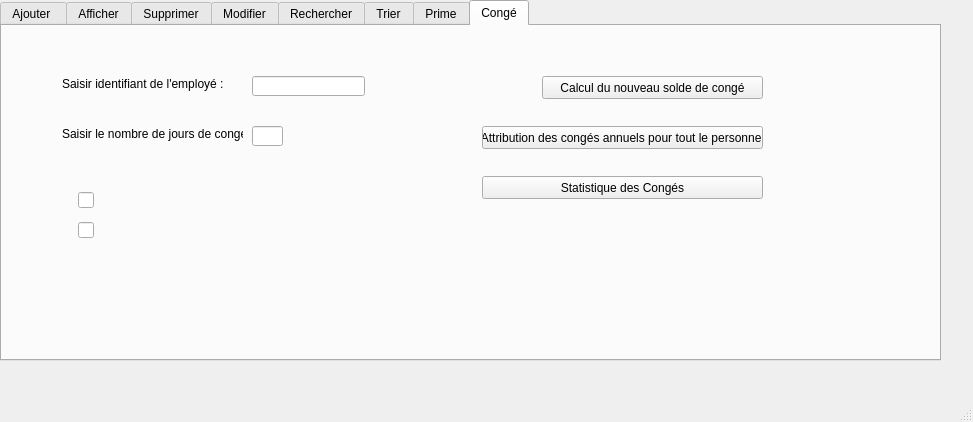
<?xml version="1.0" encoding="UTF-8"?>
<ui version="4.0">
 <class>MainWindow</class>
 <widget class="QMainWindow" name="MainWindow">
  <property name="geometry">
   <rect>
    <x>0</x>
    <y>0</y>
    <width>973</width>
    <height>422</height>
   </rect>
  </property>
  <property name="windowTitle">
   <string>MainWindow</string>
  </property>
  <widget class="QWidget" name="centralwidget">
   <widget class="QTabWidget" name="tabWidget">
    <property name="geometry">
     <rect>
      <x>0</x>
      <y>0</y>
      <width>941</width>
      <height>361</height>
     </rect>
    </property>
    <property name="currentIndex">
     <number>7</number>
    </property>
    <widget class="QWidget" name="ajout">
     <attribute name="title">
      <string>Ajouter </string>
     </attribute>
     <widget class="QGroupBox" name="groupBox">
      <property name="geometry">
       <rect>
        <x>10</x>
        <y>10</y>
        <width>661</width>
        <height>311</height>
       </rect>
      </property>
      <property name="title">
       <string>Ajout Employé</string>
      </property>
      <widget class="QLabel" name="label">
       <property name="geometry">
        <rect>
         <x>80</x>
         <y>30</y>
         <width>101</width>
         <height>16</height>
        </rect>
       </property>
       <property name="text">
        <string>ID Employé        : </string>
       </property>
      </widget>
      <widget class="QLabel" name="label_2">
       <property name="geometry">
        <rect>
         <x>80</x>
         <y>60</y>
         <width>101</width>
         <height>16</height>
        </rect>
       </property>
       <property name="text">
        <string>Nom Employé     : </string>
       </property>
      </widget>
      <widget class="QLabel" name="label_3">
       <property name="geometry">
        <rect>
         <x>80</x>
         <y>90</y>
         <width>101</width>
         <height>16</height>
        </rect>
       </property>
       <property name="text">
        <string>Prénom Employé :</string>
       </property>
      </widget>
      <widget class="QLabel" name="label_4">
       <property name="geometry">
        <rect>
         <x>80</x>
         <y>120</y>
         <width>101</width>
         <height>16</height>
        </rect>
       </property>
       <property name="text">
        <string>Adresse Employé : </string>
       </property>
      </widget>
      <widget class="QLabel" name="label_6">
       <property name="geometry">
        <rect>
         <x>80</x>
         <y>150</y>
         <width>91</width>
         <height>16</height>
        </rect>
       </property>
       <property name="text">
        <string>Mail Employé      : </string>
       </property>
      </widget>
      <widget class="QLabel" name="label_5">
       <property name="geometry">
        <rect>
         <x>80</x>
         <y>180</y>
         <width>91</width>
         <height>20</height>
        </rect>
       </property>
       <property name="text">
        <string>Poste Employé    : </string>
       </property>
      </widget>
      <widget class="QLineEdit" name="l_id">
       <property name="geometry">
        <rect>
         <x>190</x>
         <y>30</y>
         <width>51</width>
         <height>20</height>
        </rect>
       </property>
       <property name="text">
        <string/>
       </property>
      </widget>
      <widget class="QLineEdit" name="l_nom">
       <property name="geometry">
        <rect>
         <x>190</x>
         <y>60</y>
         <width>171</width>
         <height>20</height>
        </rect>
       </property>
       <property name="text">
        <string/>
       </property>
      </widget>
      <widget class="QLineEdit" name="l_prenom">
       <property name="geometry">
        <rect>
         <x>190</x>
         <y>90</y>
         <width>171</width>
         <height>20</height>
        </rect>
       </property>
       <property name="text">
        <string/>
       </property>
      </widget>
      <widget class="QLineEdit" name="l_adresse">
       <property name="geometry">
        <rect>
         <x>190</x>
         <y>120</y>
         <width>211</width>
         <height>20</height>
        </rect>
       </property>
       <property name="text">
        <string/>
       </property>
      </widget>
      <widget class="QLineEdit" name="l_mail">
       <property name="geometry">
        <rect>
         <x>190</x>
         <y>150</y>
         <width>113</width>
         <height>20</height>
        </rect>
       </property>
       <property name="text">
        <string/>
       </property>
      </widget>
      <widget class="QLineEdit" name="l_poste">
       <property name="geometry">
        <rect>
         <x>190</x>
         <y>180</y>
         <width>113</width>
         <height>20</height>
        </rect>
       </property>
       <property name="text">
        <string/>
       </property>
      </widget>
      <widget class="QPushButton" name="b_ajouter">
       <property name="geometry">
        <rect>
         <x>470</x>
         <y>110</y>
         <width>131</width>
         <height>31</height>
        </rect>
       </property>
       <property name="text">
        <string>Valider l'Ajout</string>
       </property>
      </widget>
      <widget class="QLabel" name="label_16">
       <property name="geometry">
        <rect>
         <x>80</x>
         <y>220</y>
         <width>91</width>
         <height>16</height>
        </rect>
       </property>
       <property name="text">
        <string>Salaire               :</string>
       </property>
      </widget>
      <widget class="QLabel" name="label_17">
       <property name="geometry">
        <rect>
         <x>80</x>
         <y>250</y>
         <width>131</width>
         <height>16</height>
        </rect>
       </property>
       <property name="text">
        <string>Note de Rendement       :</string>
       </property>
      </widget>
      <widget class="QLabel" name="label_18">
       <property name="geometry">
        <rect>
         <x>80</x>
         <y>280</y>
         <width>131</width>
         <height>16</height>
        </rect>
       </property>
       <property name="text">
        <string>Nbre de Jours de Congé :</string>
       </property>
      </widget>
      <widget class="QLineEdit" name="le_salaire">
       <property name="geometry">
        <rect>
         <x>190</x>
         <y>220</y>
         <width>61</width>
         <height>20</height>
        </rect>
       </property>
      </widget>
      <widget class="QLineEdit" name="le_prime">
       <property name="geometry">
        <rect>
         <x>230</x>
         <y>250</y>
         <width>51</width>
         <height>20</height>
        </rect>
       </property>
      </widget>
      <widget class="QLineEdit" name="le_conge">
       <property name="geometry">
        <rect>
         <x>230</x>
         <y>280</y>
         <width>51</width>
         <height>20</height>
        </rect>
       </property>
      </widget>
     </widget>
    </widget>
    <widget class="QWidget" name="afficher">
     <attribute name="title">
      <string>Afficher</string>
     </attribute>
     <widget class="QTableView" name="tab_emp">
      <property name="geometry">
       <rect>
        <x>10</x>
        <y>10</y>
        <width>921</width>
        <height>231</height>
       </rect>
      </property>
     </widget>
     <widget class="QPushButton" name="b_afficher">
      <property name="geometry">
       <rect>
        <x>110</x>
        <y>280</y>
        <width>75</width>
        <height>23</height>
       </rect>
      </property>
      <property name="text">
       <string>Affichage</string>
      </property>
     </widget>
     <widget class="QPushButton" name="pb_pdf">
      <property name="geometry">
       <rect>
        <x>240</x>
        <y>280</y>
        <width>281</width>
        <height>23</height>
       </rect>
      </property>
      <property name="text">
       <string>Génération liste des employés dans un fichier PDF</string>
      </property>
     </widget>
    </widget>
    <widget class="QWidget" name="Supprimer">
     <attribute name="title">
      <string>Supprimer</string>
     </attribute>
     <widget class="QLineEdit" name="le_sup">
      <property name="geometry">
       <rect>
        <x>190</x>
        <y>40</y>
        <width>113</width>
        <height>20</height>
       </rect>
      </property>
      <property name="text">
       <string>160</string>
      </property>
     </widget>
     <widget class="QLabel" name="label_7">
      <property name="geometry">
       <rect>
        <x>40</x>
        <y>40</y>
        <width>141</width>
        <height>20</height>
       </rect>
      </property>
      <property name="text">
       <string>Identiant à supprimer   :</string>
      </property>
     </widget>
     <widget class="QPushButton" name="b_supprimer">
      <property name="geometry">
       <rect>
        <x>110</x>
        <y>140</y>
        <width>141</width>
        <height>23</height>
       </rect>
      </property>
      <property name="text">
       <string>Valider la suppression</string>
      </property>
     </widget>
     <widget class="QPushButton" name="b_supp">
      <property name="geometry">
       <rect>
        <x>590</x>
        <y>200</y>
        <width>16</width>
        <height>16</height>
       </rect>
      </property>
      <property name="text">
       <string>PushButton</string>
      </property>
     </widget>
    </widget>
    <widget class="QWidget" name="Modifier">
     <attribute name="title">
      <string>Modifier</string>
     </attribute>
     <widget class="QGroupBox" name="groupBox_2">
      <property name="geometry">
       <rect>
        <x>10</x>
        <y>10</y>
        <width>691</width>
        <height>311</height>
       </rect>
      </property>
      <property name="title">
       <string>Modification Employé</string>
      </property>
      <widget class="QLabel" name="label_8">
       <property name="geometry">
        <rect>
         <x>50</x>
         <y>40</y>
         <width>101</width>
         <height>16</height>
        </rect>
       </property>
       <property name="text">
        <string>Id employé          :</string>
       </property>
      </widget>
      <widget class="QLabel" name="label_9">
       <property name="geometry">
        <rect>
         <x>50</x>
         <y>70</y>
         <width>101</width>
         <height>16</height>
        </rect>
       </property>
       <property name="text">
        <string>Nom employé       :</string>
       </property>
      </widget>
      <widget class="QLabel" name="label_10">
       <property name="geometry">
        <rect>
         <x>50</x>
         <y>100</y>
         <width>101</width>
         <height>16</height>
        </rect>
       </property>
       <property name="text">
        <string>Prénom employé   :</string>
       </property>
      </widget>
      <widget class="QLabel" name="label_11">
       <property name="geometry">
        <rect>
         <x>50</x>
         <y>130</y>
         <width>101</width>
         <height>16</height>
        </rect>
       </property>
       <property name="text">
        <string>Adresse employé   :</string>
       </property>
      </widget>
      <widget class="QLabel" name="label_12">
       <property name="geometry">
        <rect>
         <x>50</x>
         <y>160</y>
         <width>101</width>
         <height>16</height>
        </rect>
       </property>
       <property name="text">
        <string>Mail employé        :</string>
       </property>
      </widget>
      <widget class="QLabel" name="label_13">
       <property name="geometry">
        <rect>
         <x>50</x>
         <y>190</y>
         <width>101</width>
         <height>16</height>
        </rect>
       </property>
       <property name="text">
        <string>Poste employé      :</string>
       </property>
      </widget>
      <widget class="QLineEdit" name="le_id">
       <property name="geometry">
        <rect>
         <x>190</x>
         <y>40</y>
         <width>113</width>
         <height>20</height>
        </rect>
       </property>
      </widget>
      <widget class="QLineEdit" name="le_nom">
       <property name="geometry">
        <rect>
         <x>190</x>
         <y>70</y>
         <width>231</width>
         <height>20</height>
        </rect>
       </property>
      </widget>
      <widget class="QLineEdit" name="le_prenom">
       <property name="geometry">
        <rect>
         <x>190</x>
         <y>100</y>
         <width>231</width>
         <height>20</height>
        </rect>
       </property>
      </widget>
      <widget class="QLineEdit" name="le_adresse">
       <property name="geometry">
        <rect>
         <x>190</x>
         <y>130</y>
         <width>311</width>
         <height>20</height>
        </rect>
       </property>
      </widget>
      <widget class="QLineEdit" name="le_mail">
       <property name="geometry">
        <rect>
         <x>190</x>
         <y>160</y>
         <width>181</width>
         <height>20</height>
        </rect>
       </property>
      </widget>
      <widget class="QLineEdit" name="le_poste">
       <property name="geometry">
        <rect>
         <x>190</x>
         <y>190</y>
         <width>181</width>
         <height>20</height>
        </rect>
       </property>
      </widget>
      <widget class="QPushButton" name="b_modifier">
       <property name="geometry">
        <rect>
         <x>460</x>
         <y>40</y>
         <width>131</width>
         <height>41</height>
        </rect>
       </property>
       <property name="text">
        <string>Valider la modification</string>
       </property>
      </widget>
      <widget class="QLabel" name="label_19">
       <property name="geometry">
        <rect>
         <x>50</x>
         <y>250</y>
         <width>131</width>
         <height>16</height>
        </rect>
       </property>
       <property name="text">
        <string>Note de Rendement     :</string>
       </property>
      </widget>
      <widget class="QLabel" name="label_20">
       <property name="geometry">
        <rect>
         <x>50</x>
         <y>220</y>
         <width>101</width>
         <height>16</height>
        </rect>
       </property>
       <property name="text">
        <string>Salaire employé    :</string>
       </property>
      </widget>
      <widget class="QLabel" name="label_21">
       <property name="geometry">
        <rect>
         <x>50</x>
         <y>280</y>
         <width>131</width>
         <height>16</height>
        </rect>
       </property>
       <property name="text">
        <string>Nbre jours congé restant :</string>
       </property>
      </widget>
      <widget class="QLineEdit" name="l_salaire">
       <property name="geometry">
        <rect>
         <x>190</x>
         <y>220</y>
         <width>61</width>
         <height>20</height>
        </rect>
       </property>
      </widget>
      <widget class="QLineEdit" name="l_prime">
       <property name="geometry">
        <rect>
         <x>190</x>
         <y>250</y>
         <width>61</width>
         <height>20</height>
        </rect>
       </property>
      </widget>
      <widget class="QLineEdit" name="l_conge">
       <property name="geometry">
        <rect>
         <x>190</x>
         <y>280</y>
         <width>61</width>
         <height>20</height>
        </rect>
       </property>
      </widget>
     </widget>
    </widget>
    <widget class="QWidget" name="recherche">
     <attribute name="title">
      <string>Rechercher</string>
     </attribute>
     <widget class="QLabel" name="label_14">
      <property name="geometry">
       <rect>
        <x>50</x>
        <y>30</y>
        <width>201</width>
        <height>16</height>
       </rect>
      </property>
      <property name="text">
       <string>Identifiant employé à rechercher :</string>
      </property>
     </widget>
     <widget class="QLineEdit" name="le_recherche">
      <property name="geometry">
       <rect>
        <x>260</x>
        <y>30</y>
        <width>113</width>
        <height>20</height>
       </rect>
      </property>
     </widget>
     <widget class="QPushButton" name="b_rechercher">
      <property name="geometry">
       <rect>
        <x>450</x>
        <y>30</y>
        <width>131</width>
        <height>23</height>
       </rect>
      </property>
      <property name="text">
       <string>Valider la recherche</string>
      </property>
     </widget>
     <widget class="QTableView" name="tableView">
      <property name="geometry">
       <rect>
        <x>40</x>
        <y>81</y>
        <width>901</width>
        <height>211</height>
       </rect>
      </property>
     </widget>
    </widget>
    <widget class="QWidget" name="tab">
     <attribute name="title">
      <string>Trier</string>
     </attribute>
     <widget class="QTableView" name="tableView_tri">
      <property name="geometry">
       <rect>
        <x>20</x>
        <y>20</y>
        <width>921</width>
        <height>221</height>
       </rect>
      </property>
     </widget>
     <widget class="QLabel" name="label_15">
      <property name="geometry">
       <rect>
        <x>60</x>
        <y>250</y>
        <width>71</width>
        <height>16</height>
       </rect>
      </property>
      <property name="text">
       <string>Trier par :</string>
      </property>
     </widget>
     <widget class="QPushButton" name="b_tri_emp">
      <property name="geometry">
       <rect>
        <x>130</x>
        <y>270</y>
        <width>75</width>
        <height>23</height>
       </rect>
      </property>
      <property name="text">
       <string>Id Employé</string>
      </property>
     </widget>
     <widget class="QPushButton" name="b_tri_nom">
      <property name="geometry">
       <rect>
        <x>130</x>
        <y>300</y>
        <width>75</width>
        <height>23</height>
       </rect>
      </property>
      <property name="text">
       <string>Nom Employé</string>
      </property>
     </widget>
    </widget>
    <widget class="QWidget" name="prime">
     <attribute name="title">
      <string>Prime</string>
     </attribute>
     <widget class="QPushButton" name="pb_prime">
      <property name="geometry">
       <rect>
        <x>460</x>
        <y>10</y>
        <width>171</width>
        <height>23</height>
       </rect>
      </property>
      <property name="text">
       <string>Calcul du prime de rendement</string>
      </property>
     </widget>
     <widget class="QPushButton" name="b_reset_prime">
      <property name="geometry">
       <rect>
        <x>640</x>
        <y>10</y>
        <width>91</width>
        <height>21</height>
       </rect>
      </property>
      <property name="text">
       <string>RESET</string>
      </property>
     </widget>
     <widget class="QTableView" name="tv_prime">
      <property name="geometry">
       <rect>
        <x>30</x>
        <y>50</y>
        <width>731</width>
        <height>271</height>
       </rect>
      </property>
     </widget>
    </widget>
    <widget class="QWidget" name="conge">
     <attribute name="title">
      <string>Congé</string>
     </attribute>
     <widget class="QPushButton" name="b_conge">
      <property name="geometry">
       <rect>
        <x>540</x>
        <y>50</y>
        <width>221</width>
        <height>23</height>
       </rect>
      </property>
      <property name="text">
       <string>Calcul du nouveau solde de congé</string>
      </property>
     </widget>
     <widget class="QPushButton" name="b_congea">
      <property name="geometry">
       <rect>
        <x>480</x>
        <y>100</y>
        <width>281</width>
        <height>23</height>
       </rect>
      </property>
      <property name="text">
       <string>Attribution des congés annuels pour tout le personnel</string>
      </property>
     </widget>
     <widget class="QLabel" name="label_24">
      <property name="geometry">
       <rect>
        <x>60</x>
        <y>50</y>
        <width>181</width>
        <height>16</height>
       </rect>
      </property>
      <property name="text">
       <string>Saisir identifiant de l'employé :</string>
      </property>
     </widget>
     <widget class="QLabel" name="label_25">
      <property name="geometry">
       <rect>
        <x>60</x>
        <y>100</y>
        <width>181</width>
        <height>16</height>
       </rect>
      </property>
      <property name="text">
       <string>Saisir le nombre de jours de congé :</string>
      </property>
     </widget>
     <widget class="QLineEdit" name="lc_conge">
      <property name="geometry">
       <rect>
        <x>250</x>
        <y>50</y>
        <width>113</width>
        <height>20</height>
       </rect>
      </property>
     </widget>
     <widget class="QLineEdit" name="lc_congea">
      <property name="geometry">
       <rect>
        <x>250</x>
        <y>100</y>
        <width>31</width>
        <height>20</height>
       </rect>
      </property>
     </widget>
     <widget class="QLineEdit" name="le_du">
      <property name="geometry">
       <rect>
        <x>76</x>
        <y>166</y>
        <width>16</width>
        <height>16</height>
       </rect>
      </property>
     </widget>
     <widget class="QLineEdit" name="le_au">
      <property name="geometry">
       <rect>
        <x>76</x>
        <y>196</y>
        <width>16</width>
        <height>16</height>
       </rect>
      </property>
     </widget>
     <widget class="QPushButton" name="pushButton">
      <property name="geometry">
       <rect>
        <x>480</x>
        <y>150</y>
        <width>281</width>
        <height>23</height>
       </rect>
      </property>
      <property name="text">
       <string>Statistique des Congés</string>
      </property>
     </widget>
    </widget>
   </widget>
  </widget>
  <widget class="QMenuBar" name="menubar">
   <property name="geometry">
    <rect>
     <x>0</x>
     <y>0</y>
     <width>973</width>
     <height>22</height>
    </rect>
   </property>
  </widget>
  <widget class="QStatusBar" name="statusbar"/>
 </widget>
 <resources/>
 <connections/>
</ui>
